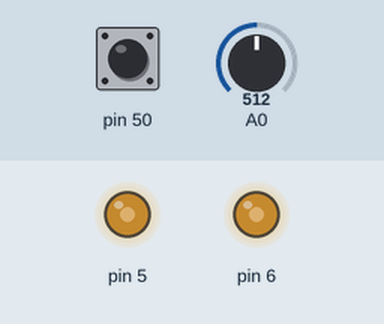
Simulated run of this program. Board: Arduino Mega 2560, built with avr-gcc and run on an emulated ATmega2560. Parts: output pins drawn as LEDs (lit = HIGH). The test bench sets the inputs (shaded band); at power-on: A0 = 512, pin 50 HIGH.

Above: at 0.8 s.
0.9 s: A0 set to 716
At 1.3 s:
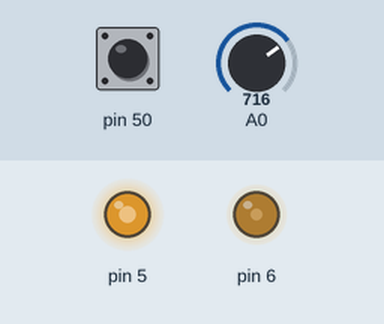
2.4 s: pin 50 pulled LOW for 0.15 s
At 2.47 s:
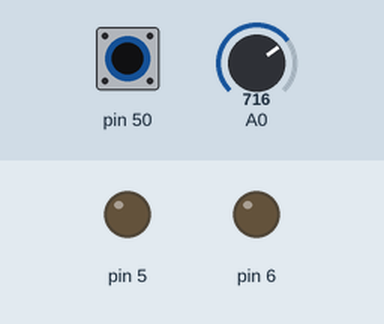
4.0 s: A0 set to 900
At 4.8 s:
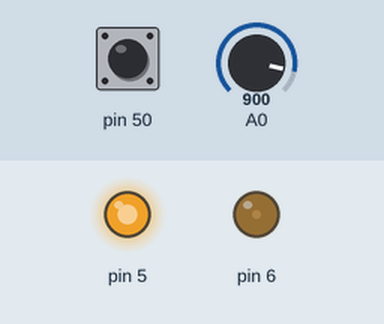
5.5 s: A0 set to 1023
At 6.0 s:
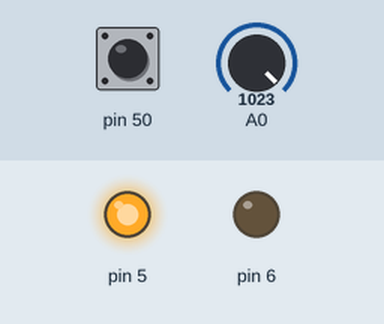
7.0 s: A0 set to 511
At 8.2 s:
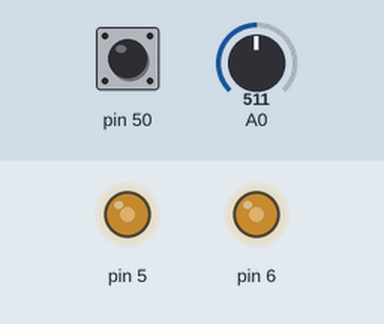
8.5 s: A0 set to 122
At 9.5 s:
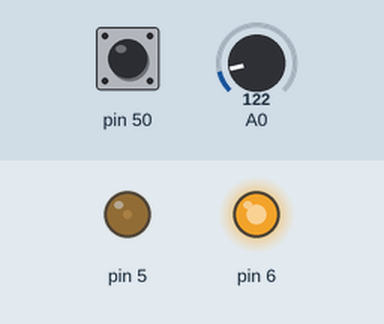
Timing chart, 0 to 11.0 s (numbered marks = the images above; inputs shaded):
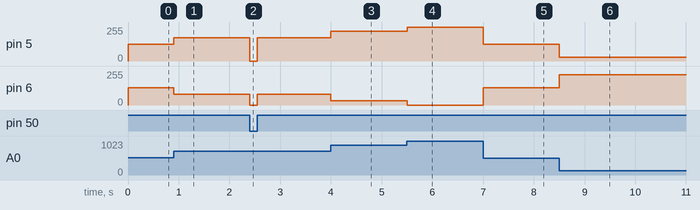

The program:

main.cpp
```cpp
// Authors: Nadine Najdawi, Jacob Bowles, Jessica Sofka, Lena Voytek
// Net IDs: nadinealnajdawi, bowlesj, jsofka, dvoytek
// Date: 25 March 2019
// Assignment: Lab 4

#include <avr/io.h>
#include "ADC.h"
#include "switch.h"
#include "timer.h"
#include "PWM.h"
#include <Arduino.h> //sei()

/*
* Define a set of states that can be used in the state machine using an enum.
*/
typedef enum stateType_enum
{
    wait_press, debounce_press, wait_release, debounce_release
} stateType;

volatile stateType state = wait_press;
volatile bool button = true;

int main()
{
    int low = 0;
    sei();

    initSwitchPB3();
    initTimer0();
    initADC();
    initPWM();

    while(1)
    {
        // Switch ISR
        switch(state)
        {
            case wait_press:
                low = ADCL;
                low += ((ADCH & 0x3) << 8);
                changeDutyCycle((int) low/1023.0 * 100.0);
                break;

            case debounce_press:
                delayMs(1);
                state = wait_release;
                break;

            case wait_release:
                low = 0;
                OCR3A = 0;
                OCR4A = 0;
                break;

            case debounce_release:
                delayMs(1);
                state = wait_press;
                break;

            default:
                break;
        }
    }

    return 0;
}

//set PCINT
ISR(PCINT0_vect)
{
    if(state == wait_press)
    {
        state = debounce_press;
    }
    else if (state == wait_release)
    {
        button = ~button;
        state = debounce_release;
    }
}
```

ADC.cpp
```cpp
// Authors: Nadine Najdawi, Jacob Bowles, Jessica Sofka, Lena Voytek
// Net IDs: nadinealnajdawi, bowlesj, jsofka, dvoytek
// Date: 25 March 2019
// Assignment: Lab 4

#include "ADC.h"

void initADC()
{
// set voltage references to be AVCC
  ADMUX |= (1 << REFS0);
  ADMUX &= ~(1 << REFS1);

  // ADLAR = 0 (RIGHT JUSTIFIED)
  ADMUX &= ~(1 << ADLAR);

  // set Auto Trigger Source Selection
  // set to free-running mode ADTS[2:0] = 0b000
  //
  ADCSRB &= ~(1 << ADTS2 | 1 << ADTS1 | 1 << ADTS0);

  // enable auto-triggering and turn-on ADC
  ADCSRA |= (1 << ADATE) | (1 << ADEN);

  // set the pre-scaler to 128
  // ADC clock frequency is 16 Mhz divided by pre-scaler = 125KHz
  ADCSRA |= (1 << ADPS2) | (1 << ADPS1) | (1 << ADPS0);

  // disable ADC0 pin digital input - pin A0 (22) on board
  DIDR0 |= (1 << ADC7D);

  // start the first conversion
  ADCSRA |= (1 << ADSC);
}
```

ADC.h
```cpp
// Authors: Nadine Najdawi, Jacob Bowles, Jessica Sofka, Lena Voytek
// Net IDs: nadinealnajdawi, bowlesj, jsofka, dvoytek
// Date: 25 March 2019
// Assignment: Lab 4

#ifndef ADC_H
#define ADC_H

#include <avr/io.h>

void initADC();

#endif
```

PWM.cpp
```cpp
// Authors: Nadine Najdawi, Jacob Bowles, Jessica Sofka, Lena Voytek
// Net IDs: nadinealnajdawi, bowlesj, jsofka, dvoytek
// Date: 25 March 2019
// Assignment: Lab 4

#include "PWM.h"

void initPWM()
{
    DDRE |= (1 << DDE3); /* pin 5 on the dev board */

    // set Fast PWM 10-bit mode, non-inverting
    TCCR3A |= (1 << COM3A1)|(1 << WGM31)|(1 << WGM30);
    TCCR3B |= (1 << WGM32)|(1 << CS30);

    // set the duty cycle 100%
    OCR3A = 1023;


    DDRH |= (1 << DDH3); /* pin 6 on the dev board */

    // set Fast PWM 10-bit mode, non-inverting
    TCCR4A |= (1 << COM4A1)|(1 << WGM41)|(1 << WGM40);
    TCCR4B |= (1 << WGM42)|(1 << CS40);

    // set the duty cycle 0%
    OCR4A = 0;
}

void changeDutyCycle(int dutycycle)
{
    OCR3A = (int) (1023/100.0 * dutycycle);

    OCR4A = 1023 - (int) (1023/100.0 * dutycycle);
}   
```

PWM.h
```cpp
// Authors: Nadine Najdawi, Jacob Bowles, Jessica Sofka, Lena Voytek
// Net IDs: nadinealnajdawi, bowlesj, jsofka, dvoytek
// Date: 25 March 2019
// Assignment: Lab 4

#ifndef PWM_H
#define PWM_H

#include <avr/io.h>

void initPWM();

void changeDutyCycle(int dutycycle);


#endif
```

switch.cpp
```cpp
// Description: This file implements the initialization of an external
// switch.
//----------------------------------------------------------------------//

#include "switch.h"
#include <avr/io.h>


void initSwitchPB3()
{
  DDRB &= ~(1 << DDB3);
  PORTB |= (1 << PORTB3); // enable pull-up for PORTB3

  PCICR |= (1 << PCIE0);
  // enable interrupts on PB3
  PCMSK0 |= (1 << PCINT3);
}
```

switch.h
```cpp
// Authors: Nadine Najdawi, Jacob Bowles, Jessica Sofka, Lena Voytek
// Net IDs: nadinealnajdawi, bowlesj, jsofka, dvoytek
// Date: 25 March 2019
// Assignment: Lab 4

#ifndef SWITCH_H
#define SWITCH_H

void initSwitchPB3();

#endif
```

timer.cpp
```cpp
// Authors: Nadine Najdawi, Jacob Bowles, Jessica Sofka, Lena Voytek
// Net IDs: nadinealnajdawi, bowlesj, jsofka, dvoytek
// Date: 25 March 2019
// Assignment: Lab 4

#include "timer.h"

/* Initialize timer 0, you should not turn the timer on here.
* You will need to use CTC mode */
void initTimer0()
{
    TCCR0A &= ~(1 << WGM00); // Set timer to be in CTC mode
    TCCR0A |= (1 << WGM01);
    TCCR0B &= ~(1 << WGM02);
    TCCR0B |= (1 << CS01) | (1 << CS00); // Sets the prescaler to 1024
    OCR0A = 250;
}

/* This delays the program an amount specified by unsigned int delay.
* Use timer 0. Keep in mind that you need to choose your prescalar wisely
* such that your timer is precise to 1 millisecond and can be used for
* 100-200 milliseconds
*/
void delayMs(unsigned int delay)
{
    unsigned int delayCnt = 0;
    TIFR0 |= (1 << OCF0A); // sets the flag down
    TCNT0 = 0;

    while(delayCnt < delay)
    {
        if(TIFR0 & (1 << OCF0A))
        {
            delayCnt++;
            TIFR0 |= (1 << OCF0A);
        }
    }
}
```

timer.h
```cpp
// Authors: Nadine Najdawi, Jacob Bowles, Jessica Sofka, Lena Voytek
// Net IDs: nadinealnajdawi, bowlesj, jsofka, dvoytek
// Date: 25 March 2019
// Assignment: Lab 4

#ifndef TIMER_H
#define TIMER_H

#include <avr/io.h>

void initTimer0();
void delayMs(unsigned int delay);

#endif
```

Measured:
- after the input at 0.9 s, pin 5: 127/255 → 176/255 at once; pin 6: 128/255 → 79/255 at once
- after the input at 2.4 s, pin 5: 176/255 → 0/255 at once, → 176/255 0.15 s later; pin 6: 79/255 → 0/255 at once, → 79/255 0.15 s later
- after the input at 4.0 s, pin 5: 176/255 → 222/255 at once; pin 6: 79/255 → 33/255 at once
- after the input at 5.5 s, pin 5: 222/255 → 255/255 at once; pin 6: 33/255 → 0/255 at once
- after the input at 7.0 s, pin 5: 255/255 → 125/255 at once; pin 6: 0/255 → 130/255 at once
- after the input at 8.5 s, pin 5: 125/255 → 28/255 at once; pin 6: 130/255 → 227/255 at once
